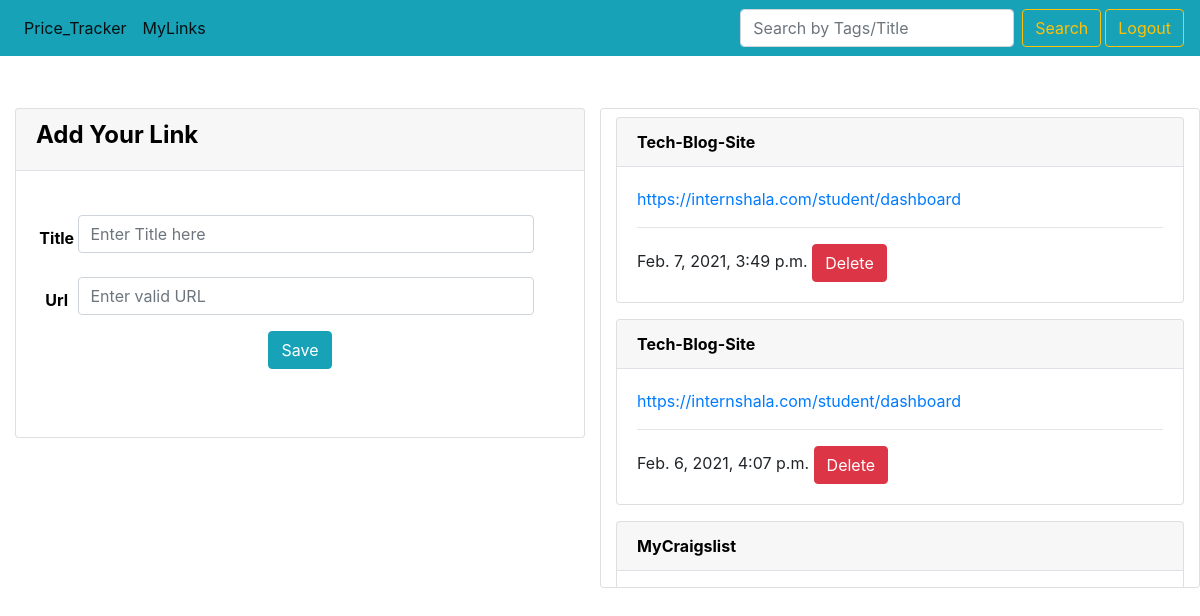
Page / (signed in) on the earlier database version.
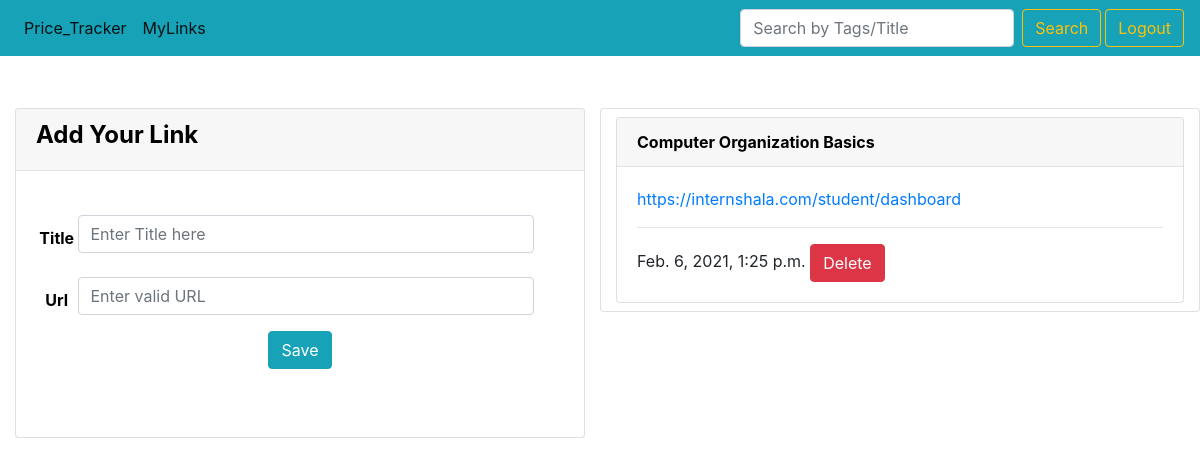
Same page on the later database version.
### myapp/models.py (models this page shows, shortened)
class Links(models.Model):
    user = models.ForeignKey(User,on_delete=models.CASCADE,related_name="Link")
    title = models.CharField(max_length=300)
    url = models.URLField(max_length=500)
    created_date = models.DateTimeField(auto_now_add=True)

### myapp/views.py (the view)
# urls.py: path('',mylink,name="MyLink"),
@login_required(login_url="Login")
def mylink(request):
    user = request.user
    form = LinkForm()
    return render(request,"myapp/mylink.html",{'form':form})

### myapp/forms.py
class LinkForm(forms.ModelForm):
    def __init__(self, *args, **kwargs):
        super().__init__(*args, **kwargs)
        for field in self.Meta.required:
            self.fields[field].required = True
    class Meta:
        model = Links
        fields = ["title","url"]
        widgets = {
            'title':forms.TextInput(attrs={'class':"form-control my-2 w-100 col-sm-11 col-md-11 col-12",'placeholder': 'Enter Title here'}),
            'url':forms.URLInput(attrs={'class':"form-control my-2 w-100 col-sm-11 col-md-11 col-12",'placeholder': 'Enter valid URL'}),
        }
        required = ("title","url")

### templates/myapp/mylink.html (shortened to what this page needs)
{% extends 'base.html' %}
{% block content %}
<div class="row mt-5">
    <div class="col-lg-6 my-1">
        <div class="card m-0">
            <div class="card-header border-bottom border-default">
                <div class="row">
                    <div class="col-xl-12 col-md-12 col-sm-12 col-12">
                        <h4 style="color:black;"><b>Add Your Link</b></h4>
                    </div>
                </div>
            </div>
            <div class="card-body ">
                <div class="row">
                    <div class="col-lg-12 col-md-12 cms-search">
                        <form class="form-inline mt-2 mb-5" method="POST" id="myform">
                            {% for field in form %}
                            <div class="col-lg-12 col-md-12 col-12 mt-2 row">
                                <label class="control-label col-sm-1 col-md-1 col-12 mt-2"
                                    style="color:black;"><b>{{field.label}}</b></label>
                                {{field}}
                            </div>
                            {% endfor %}
                            <div class="col-lg-12 col-md-12 mt-2 col-12 d-flex justify-content-center">
                                <input type="submit" class="btn btn-info" value="Save" />
                            </div>
                        </form>
                    </div>
                </div>
            </div>
        </div>
    </div>
    <div class="col-lg-6 card my-1 h-100" style="overflow-y: auto; max-height:30rem;" id="My_Links">
        {% for link in request.user.Link.all reversed %}
        <div class="card my-2">
            <div class="card-header border-bottom border-default">
                <div class="row">
                    <div class="col-xl-12 col-md-12 col-sm-12 col-12">
                        <b style="color:black;">{{link.title}}</b>
                    </div>
                </div>
            </div>
            <div class="card-body ">
                <a href="{{link.url}}">{{link.url}}</a>
                <hr>
                {{link.created_date}}
                <a class="btn btn-danger" href="{% url 'Delete_Link' link.id %}">Delete</a>
            </div>
        </div>
        {% endfor %}
    </div>
</div>
{% endblock content %}

### templates/base.html (shortened to what this page needs)
<!doctype html>
<html lang="en">
  <head>
    <link rel="stylesheet" href="https://maxcdn.bootstrapcdn.com/bootstrap/4.0.0/css/bootstrap.min.css">
    <link rel="stylesheet" href="https://cdnjs.cloudflare.com/ajax/libs/bootstrap-sweetalert/1.0.1/sweetalert.min.css"
 />
  </head>
  <body>
    {% include 'navbar.html' %}
    <div class="container-fluid">
        {% block content %}
        {% endblock content %}
    </div>
  </body>
</html>

### templates/navbar.html (shortened to what this page needs)
<nav class="navbar navbar-expand-lg navbar-light bg-info">
    <div class="collapse navbar-collapse" id="navbarSupportedContent">
        <ul class="navbar-nav mr-auto">
            <li class="nav-item">
                <a class="nav-link active" href="{% url 'Price_Tracker_Home' %}">Price_Tracker</a>
            </li>
            <li class="nav-item">
                <a class="nav-link active" href="{% url 'MyLink' %}">MyLinks</a>
            </li>
        </ul>
        <form class="form-inline my-2 my-lg-0">
            <input class="form-control mr-sm-2" type="search" placeholder="Search by Tags/Title" aria-label="Search">
            <button class="btn btn-outline-warning my-2 my-sm-0" type="submit">Search</button>
        </form>
        {% if request.user %}
        <a href="{% url 'Logout' %}" class="ml-1 btn btn-outline-warning my-2 my-sm-0" type="submit">Logout</a>
        {% else %}
        <a href="{% url 'Login' %}" class="ml-1 btn btn-outline-warning my-2 my-sm-0" type="submit">Login</a>
        {% endif %}
    </div>
</nav>

Differences in the rows shown:
removed Links: title "Tech-Blog-Site", url "https://internshala.com/student/dashboard", created_date "Feb. 7, 2021, 3:49 p.m."
removed Links: title "Tech-Blog-Site", url "https://internshala.com/student/dashboard", created_date "Feb. 6, 2021, 4:07 p.m."
removed Links: title "MyCraigslist"
now on this page (row unchanged): Links: title "Computer Organization Basics", url "https://internshala.com/student/dashboard", created_date "Feb. 6, 2021, 1:25 p.m."
